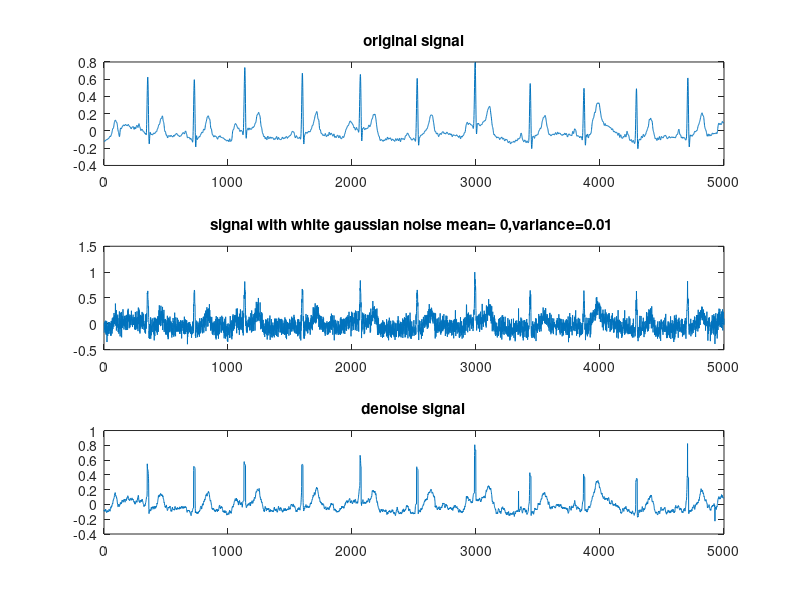
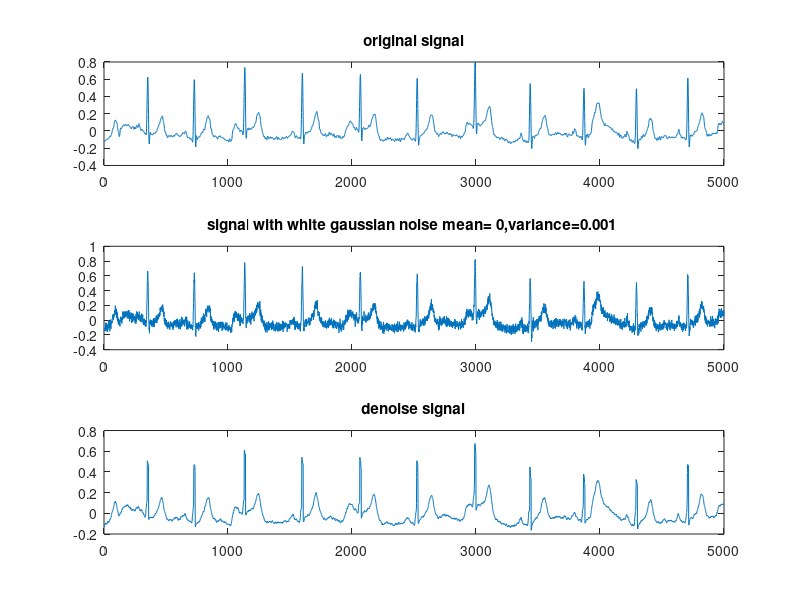
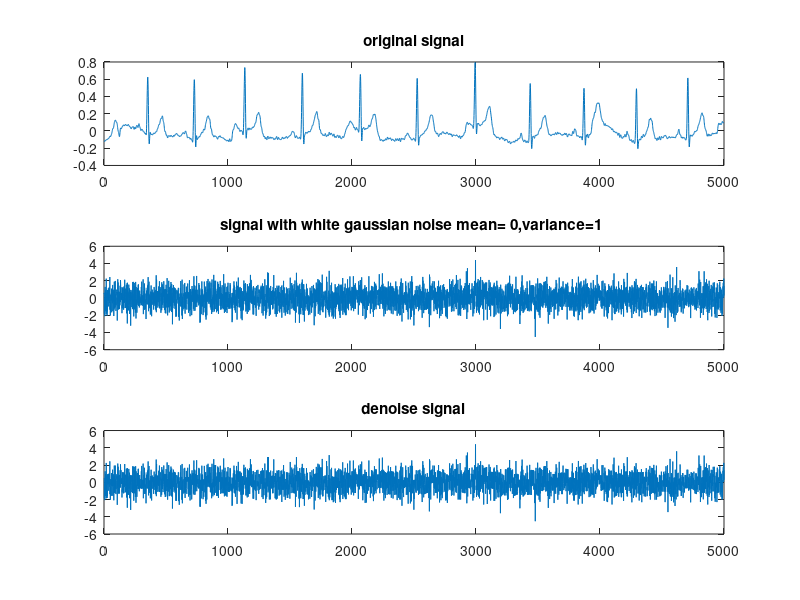

Recreate these plots in MATLAB, in order.
%% Question 1 
clc;
clear all;
load('inputData for lab9.mat');
x = full(inputData);
var = 0.01;
w=sqrt(var).*randn(5000,1);
y = x+w;
y1=y;
figure(1)
for t=0:1:4990

A=zeros(10);
    for j=2:10
        A(1,j)=exp(-(y(1+t)-y(j+t))^2/(2*0.1^2));
         A(j,1)=A(1,j);
    end
    n=length(A);
    temp=sum(A,1);
    D=diag(temp);
    L=D-A;
    [eig_vec,V]=eig(L);
    if ~issorted(diag(V))    
        [V,ind3] = sort(diag(V));
        V=diag(V);
        eig_vec = eig_vec(:, ind3);
    end
    Y=eig_vec'*y(1+t:10+t);
    xdn=[];
    for i=1:10
        s=0;
        for l=1:10
            s=s+((1/(1+(10*V(l,l))))*Y(l)*eig_vec(i,l));
        end
        xdn=[xdn;s];
    end
    y(1+t:10+t)=xdn;
end
subplot(3,1,1)
plot(x)
title('original signal')
subplot(3,1,2)
plot(y1)
title(['signal with white gaussian noise mean= 0,variance=0.01 '])
subplot(3,1,3)
plot(y)
title('denoise signal')
%% variance = 0.001
var_1 = 0.001;
w=sqrt(var_1).*randn(5000,1);
y = x+w;
y1=y;
figure(2)
for t=0:1:4990
    A=zeros(10);
    for j=2:10
        A(1,j)=exp(-(y(1+t)-y(j+t))^2/(2*0.1^2));
         A(j,1)=A(1,j);
    end
    n=length(A);
    temp=sum(A,1);
    D=diag(temp);
    L=D-A;
    [eig_vec,V]=eig(L);
    if ~issorted(diag(V))    
        [V,ind3] = sort(diag(V));
        V=diag(V);
        eig_vec = eig_vec(:, ind3);
    end
    Y=eig_vec'*y(1+t:10+t);
    xdn=[];
    for i=1:10
        s=0;
        for l=1:10
            s=s+((1/(1+(10*V(l,l))))*Y(l)*eig_vec(i,l));
        end
        xdn=[xdn;s];
    end
    y(1+t:10+t)=xdn;
end
subplot(3,1,1)
plot(x)
title('original signal')
subplot(3,1,2)
plot(y1)
title(['signal with white gaussian noise mean= 0,variance=0.001 '])
subplot(3,1,3)
plot(y)
title('denoise signal')
%% variance = 1
var_2 = 1;
w=sqrt(var_2).*randn(5000,1);
y = x+w;
y1=y;
figure(3)
for t=0:1:4990
    A=zeros(10);
    for j=2:10
        A(1,j)=exp(-(y(1+t)-y(j+t))^2/(2*0.1^2));
         A(j,1)=A(1,j);
    end
    n=length(A);
    temp=sum(A,1);
    D=diag(temp);
    L=D-A;
    [eig_vec,V]=eig(L);
    if ~issorted(diag(V))    
        [V,ind3] = sort(diag(V));
        V=diag(V);
        eig_vec = eig_vec(:, ind3);
    end
    Y=eig_vec'*y(1+t:10+t);
    xdn=[];
    for i=1:10
        s=0;
        for l=1:10
            s=s+((1/(1+(10*V(l,l))))*Y(l)*eig_vec(i,l));
        end
        xdn=[xdn;s];
    end
    y(1+t:10+t)=xdn;
end
subplot(3,1,1)
plot(x)
title('original signal')
subplot(3,1,2)
plot(y1)
title(['signal with white gaussian noise mean= 0,variance=1 '])
subplot(3,1,3)
plot(y)
title('denoise signal')